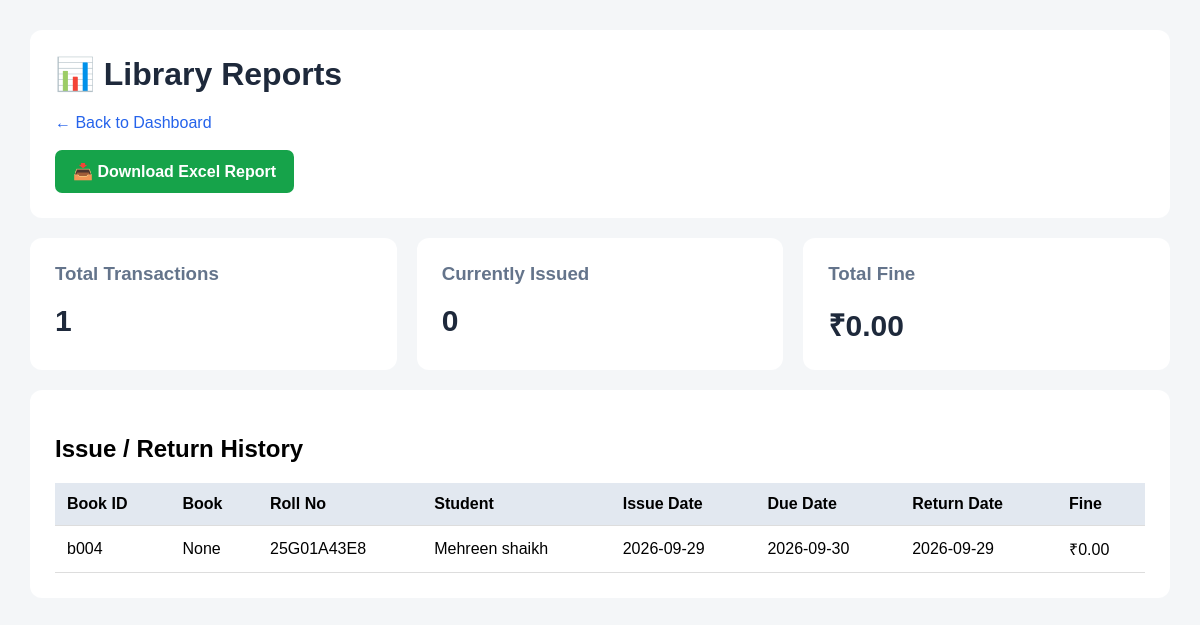
Page /reports on the committed database.
### tables this page shows
CREATE TABLE issued_books (
            id INTEGER PRIMARY KEY AUTOINCREMENT,
            book_id TEXT NOT NULL,
            roll_no TEXT NOT NULL,
            issue_date TEXT NOT NULL,
            due_date TEXT NOT NULL,
            return_date TEXT,
            fine REAL DEFAULT 0
        );

CREATE TABLE students (
            id INTEGER PRIMARY KEY AUTOINCREMENT,
            roll_no TEXT UNIQUE NOT NULL,
            name TEXT NOT NULL,
            branch TEXT,
            year TEXT,
            phone TEXT
        );

### app.py (the view)
@app.route("/reports")
def reports():
    conn = get_db_connection()
    records = conn.execute("""
        SELECT
            issued_books.id,
            issued_books.book_id,
            books.title,
            issued_books.roll_no,
            students.name,
            issued_books.issue_date,
            issued_books.due_date,
            issued_books.return_date,
            issued_books.fine
        FROM issued_books
        LEFT JOIN books
            ON issued_books.book_id = books.book_id
        LEFT JOIN students
            ON issued_books.roll_no = students.roll_no
        ORDER BY issued_books.id DESC
    """).fetchall()
    total_issued = conn.execute("""
        SELECT COUNT(*)
        FROM issued_books
    """).fetchone()[0]
    currently_issued = conn.execute("""
        SELECT COUNT(*)
        FROM issued_books
        WHERE return_date IS NULL
    """).fetchone()[0]
    total_fine = conn.execute("""
        SELECT COALESCE(SUM(fine), 0)
        FROM issued_books
    """).fetchone()[0]
    conn.close()
    return render_template(
        "reports.html",
        records=records,
        total_issued=total_issued,
        currently_issued=currently_issued,
        total_fine=total_fine
    )

### app.py (called while the page is built)
def get_db_connection():
    conn = sqlite3.connect(DATABASE)
    conn.row_factory = sqlite3.Row
    return conn

### templates/reports.html (shortened to what this page needs)
<!DOCTYPE html>
<html>
<head>
</head>
<body>
<div class="container">
    <div class="header">
        <h1>📊 Library Reports</h1>
        <a class="back" href="/">
            ← Back to Dashboard
        </a>
        <br>
        <a class="download-button" href="/download-report">
            📥 Download Excel Report
        </a>
    </div>
    <div class="stats">
        <div class="card">
            <h3>Total Transactions</h3>
            <div class="number">
                {{ total_issued }}
            </div>
        </div>
        <div class="card">
            <h3>Currently Issued</h3>
            <div class="number">
                {{ currently_issued }}
            </div>
        </div>
        <div class="card">
            <h3>Total Fine</h3>
            <div class="number">
                ₹{{ "%.2f"|format(total_fine) }}
            </div>
        </div>
    </div>
    <div class="table-box">
        <h2>Issue / Return History</h2>
        {% if records %}
        <table>
            <tr>
                <th>Book ID</th>
                <th>Book</th>
                <th>Roll No</th>
                <th>Student</th>
                <th>Issue Date</th>
                <th>Due Date</th>
                <th>Return Date</th>
                <th>Fine</th>
            </tr>
            {% for record in records %}
            <tr>
                <td>
                    {{ record['book_id'] }}
                </td>
                <td>
                    {{ record['title'] }}
                </td>
                <td>
                    {{ record['roll_no'] }}
                </td>
                <td>
                    {{ record['name'] }}
                </td>
                <td>
                    {{ record['issue_date'] }}
                </td>
                <td>
                    {{ record['due_date'] }}
                </td>
                <td>
                    {% if record['return_date'] %}
                        {{ record['return_date'] }}
                    {% else %}
                        Not Returned
                    {% endif %}
                </td>
                <td>
                    ₹{{ "%.2f"|format(record['fine'] or 0) }}
                </td>
            </tr>
            {% endfor %}
        </table>
        {% endif %}
    </div>
</div>
</body>
</html>

### templates/reports.html (style rules this page uses)
body { font-family: Arial, sans-serif; background: #f4f6f8; padding: 30px; margin: 0; }
.container { max-width: 1200px; margin: auto; }
.header, .card, .table-box { background: white; padding: 25px; border-radius: 12px; margin-bottom: 20px; }
.header h1 { margin-top: 0; color: #1e293b; }
.back { text-decoration: none; color: #2563eb; }
.download-button { display: inline-block; background: #16a34a; color: white; padding: 12px 18px; border-radius: 7px; text-decoration: none; font-weight: bold; margin-top: 18px; }
.stats { display: grid; grid-template-columns: repeat(3, 1fr); gap: 20px; }
.card h3 { color: #64748b; margin-top: 0; }
.number { font-size: 30px; font-weight: bold; color: #1e293b; }
table { width: 100%; border-collapse: collapse; }
th, td { padding: 12px; border-bottom: 1px solid #ddd; text-align: left; }
th { background: #e2e8f0; }
.table-box { overflow-x: auto; }

### rows in the picture
issued_books: book_id "b004", title "None", roll_no "25G01A43E8", name "Mehreen shaikh", issue_date "2026-09-29", due_date "2026-09-30", return_date "2026-09-29", fine "0.00"

### other values in the picture
{{ total_issued }} "1"
{{ currently_issued }} "0"
{{ "%.2f"|format(total_fine) }} "0.00"
